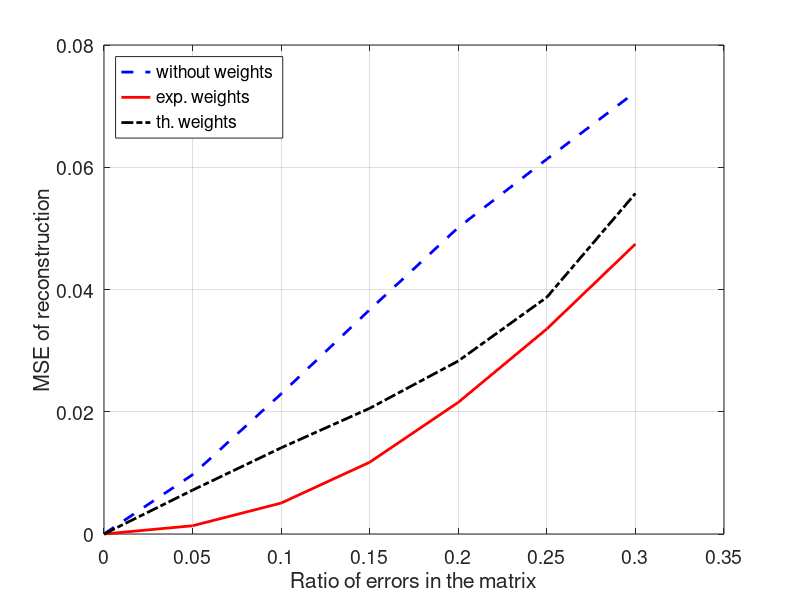

The MATLAB script that drew this image:
%====================================================================
% Linear inverse problem parameter estimate using different weights.
%
% Implementation that generates Figure 3 in the article:
% "Outlier removal for improved source estimation
%  in atmospheric inverse problems",
%  
%  By M. Martinez-Camara, A. Stohl and M. Vetterli, ICASSP 2014
%
%  Marta Martinez-Camara, LCAV, EPFL, 2013
%====================================================================
% Requirements: cvx

% tabula rasa
clear; close all; clc; 

% always generate new random numbers
rng('shuffle'); 

% how many experiments do we want to carry out
realizations = 1000; 

% generate synthetic data

% We use the ratio between rows and columns in the ETEX dataset
r = ceil(3102/120);

% set number of columns
n = 10;

% set number of rows
m = r*n;

% generate random matrix
A = rand(m,n);

% set source
x = zeros(n,1); 
x(3:7) = 1;

% different ratio of outliers in the data to test
outRatio = 0:0.05:0.3;
nOut = numel(outRatio);

% store results
MSE = zeros(realizations,numel(outRatio),3);

for j = 1:numel(outRatio)
  % for every ratio of outliers to test...  
  for i = 1:realizations
      % for each realization...
      
      % sparse uniformly distributed random matrix
      N1 =  sprand(m,n,outRatio(j)); 
      % sparse uniformly distributed random matrix
      N2 =  sprand(m,n,outRatio(j)); 
      % noisy model matrix 1
      M1 = A + N1; 
      % noisy model matrix 2
      M2 = A + N2; 
      % create measurements 
      y = A*x; 
      
      % solution without using weights
      x_noweights = pinv(M1)*y;
      
      % differences between the two model matrices
      Dff = M1 - M2;
      
      % accumulated differences in each row
      Dac = sum (abs(Dff),2); 
      
      % exponential weights
      ws = exp(-Dac);
      W = diag(ws);
      % solution using exp. weights
      xW_exp = pinv(W*M1)*W*y; 

      % thresholding weights
      th = 1.5;
      % which are the indexed of good measurements
      goodInx = Dac < th; 
      % build linear weights
      wsl = (1/(Dac + 1).^2)'; 
      wsl(goodInx) = 1;
      Wl = diag(wsl);
      % solution using th. weights
      xW_th = pinv(Wl*M1)*Wl*y; 
      
      % compute mse of each solution
      mse_noweights = mean((x-x_noweights).^2);
      mse_exp = mean((x-xW_exp).^2);
      mse_th = mean((x-xW_th).^2);
      
      % save it 
      MSE(i,j,1) = mse_noweights;
      MSE(i,j,2) = mse_exp;
      MSE(i,j,3) = mse_th;
  end
end

% take averages over all the realizations
average_MSE_nw = mean(MSE(:,:,1),1);
average_MSE_exp = mean(MSE(:,:,2),1);
average_MSE_th = mean(MSE(:,:,3),1);

% plot results

% nice big figure
figure('position',[100,100,900,500]); 

% plot lines
plot(outRatio,average_MSE_nw, 'b--', 'LineWidth',2)
hold on
plot(outRatio,average_MSE_exp,'r-','LineWidth',2)
plot(outRatio,average_MSE_th,'k-.','LineWidth',2)

% use large fonts
set(gca,'fontsize',14); 
% easier to read off values
grid on; 
% label the x axis
xlabel('Ratio of errors in the matrix'); 
% label the y axis
ylabel('MSE of reconstruction')
% label the curves
legend('without weights','exp. weights','th. weights','location','northwest'); 









